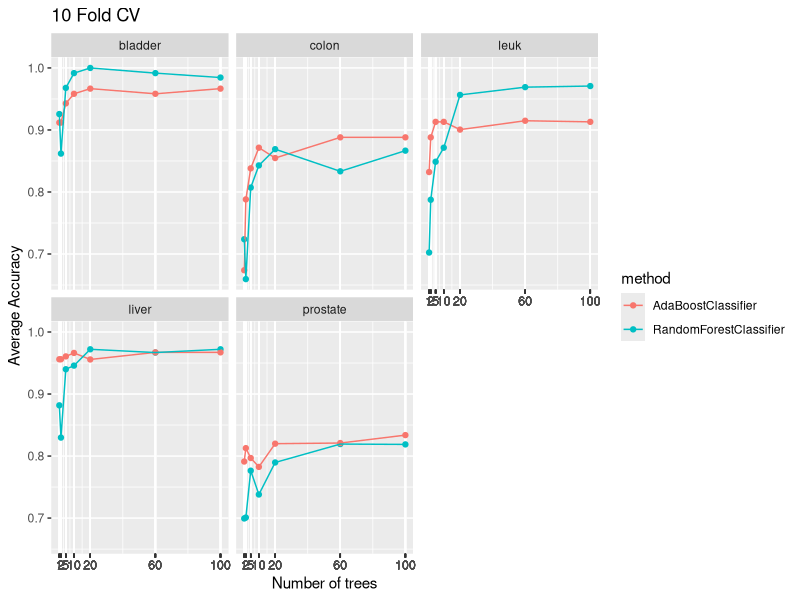
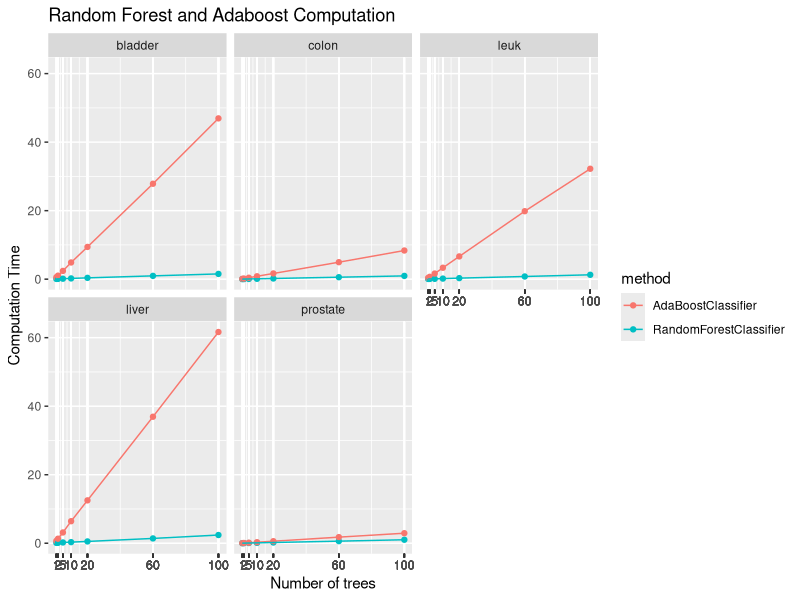
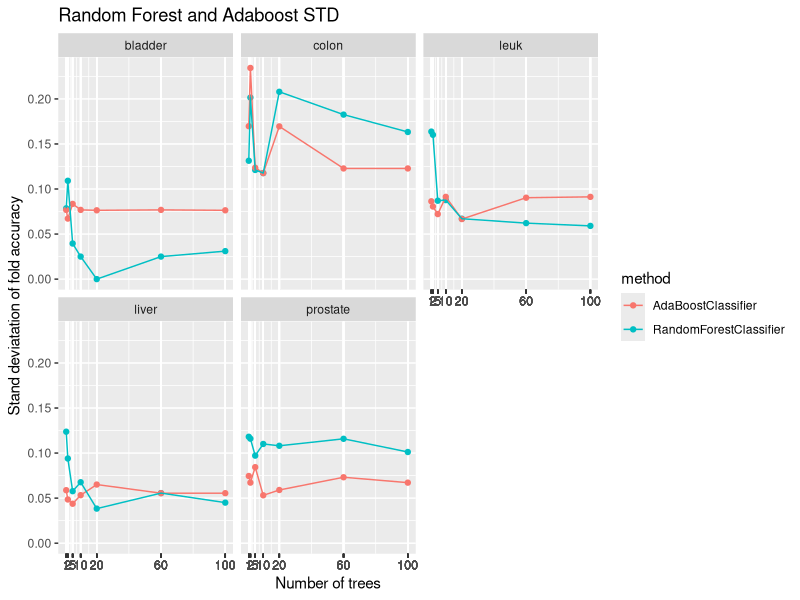
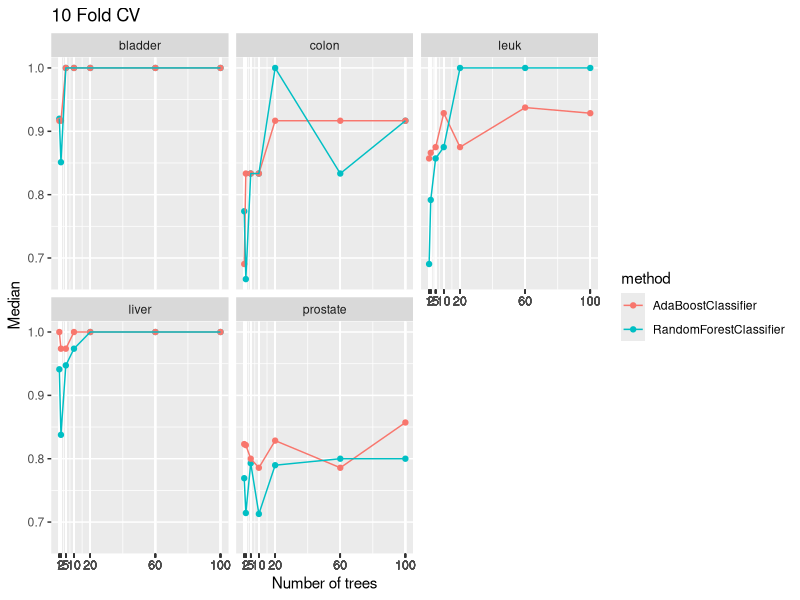
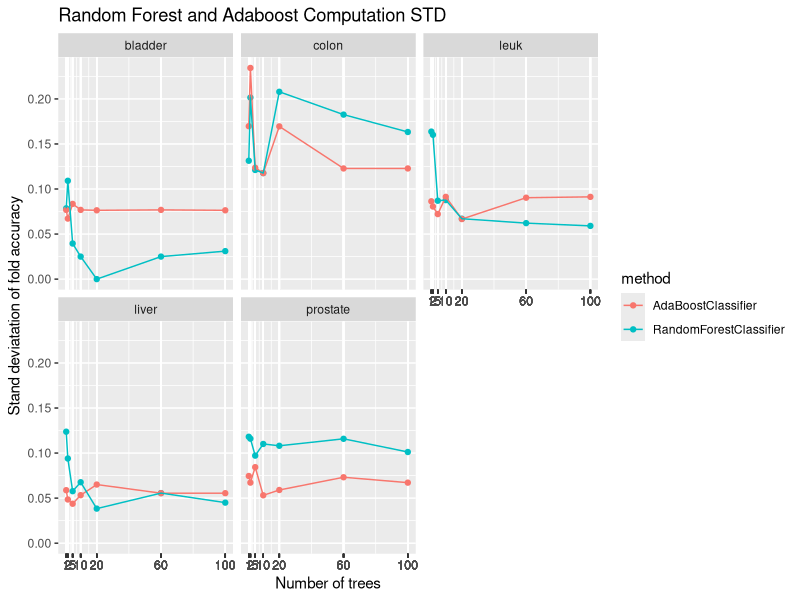
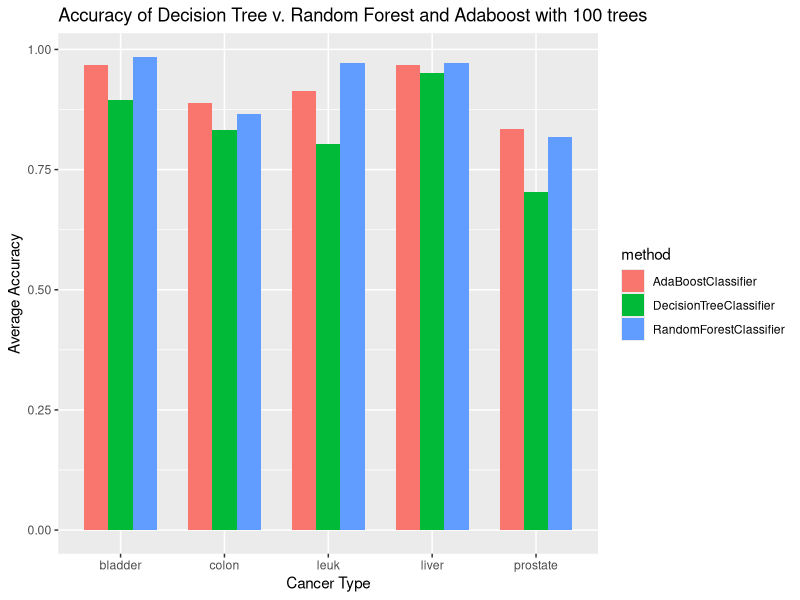
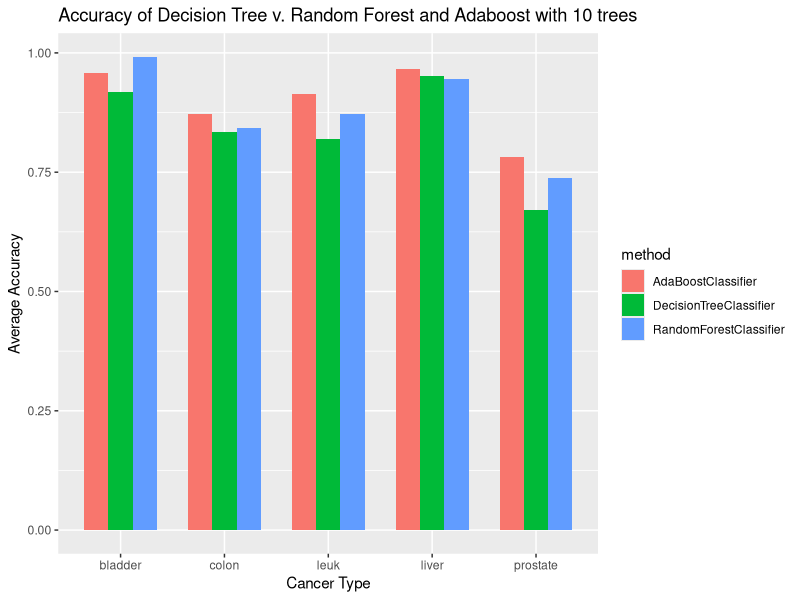
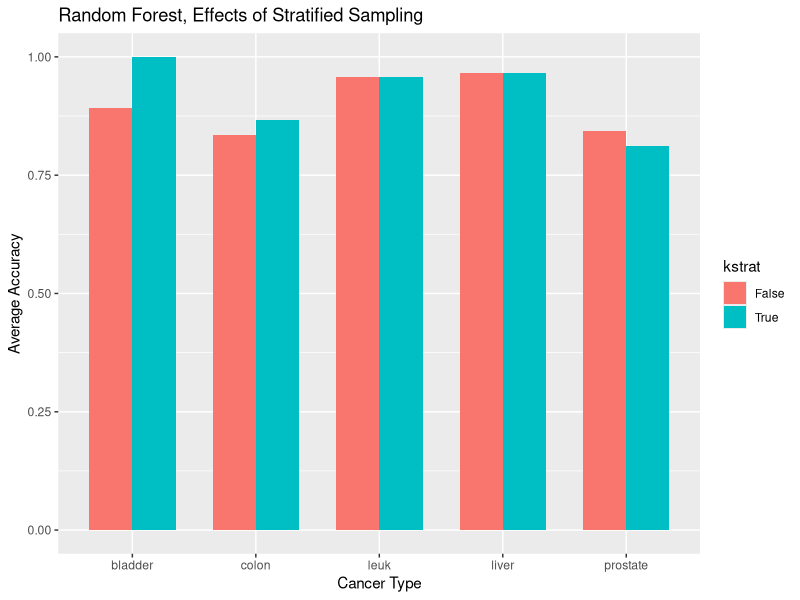

Write the R code that produced these figures, in order.
# change to your data location
setwd('/Users/nick/Documents/MATLAB/canClassTrees/CancerDetection/data/results')
library(ggplot2)

r1 <- read.csv("casestudy1.csv")
r1NoDtree <- subset(r1, method != "DecisionTreeClassifier")
r2 <- read.csv("casestudy2.csv")
r3 <- read.csv("casestudy3.csv")
r4 <- read.csv("casestudy4.csv")
r5 <- read.csv("casestudy5.csv")
r6 <- read.csv("casestudy6.csv")


# case study 1

ggplot(data = r1NoDtree, aes(x = ntrees, y = aveaccuracy, color = method)) +
  geom_point() +
  geom_line() + 
  scale_x_continuous(breaks = r1NoDtree$ntrees) +
  labs(x = 'Number of trees', y = 'Average Accuracy', title = '10 Fold CV') +
  facet_wrap(~ cancertype)
ggsave("casestudyvis/c1Aveaccuracy.pdf")

ggplot(data = r1NoDtree, aes(x = ntrees, y = computationtime, color = method)) +
  geom_point() +
  geom_line() + 
  scale_x_continuous(breaks = r1NoDtree$ntrees) +
  labs(x = 'Number of trees', y = 'Computation Time', title = 'Random Forest and Adaboost Computation') +
  facet_wrap(~ cancertype)
ggsave("casestudyvis/c1cputime.pdf")


ggplot(data = r1NoDtree, aes(x = ntrees, y = std, color = method)) +
  geom_point() +
  geom_line() + 
  scale_x_continuous(breaks = r1NoDtree$ntrees) +
  labs(x = 'Number of trees', y = 'Stand deviatation of fold accuracy', title = 'Random Forest and Adaboost STD') +
  facet_wrap(~ cancertype)
ggsave("casestudyvis/c1std.pdf")

ggplot(data = r1NoDtree, aes(x = ntrees, y = median, color = method)) +
  geom_point() +
  geom_line() + 
  scale_x_continuous(breaks = r1NoDtree$ntrees) +
  labs(x = 'Number of trees', y = 'Median', title = '10 Fold CV') +
  facet_wrap(~ cancertype)
ggsave("casestudyvis/c1MedAccuracy.pdf")


ggplot(data = r1NoDtree, aes(x = ntrees, y = std, color = method)) +
  geom_point() +
  geom_line() + 
  scale_x_continuous(breaks = r1NoDtree$ntrees) +
  labs(x = 'Number of trees', y = 'Stand deviatation of fold accuracy', title = 'Random Forest and Adaboost Computation STD') +
  facet_wrap(~ cancertype)
ggsave("casestudyvis/c1std.pdf")

r1tree100 <- subset(r1, ntrees == 100)
ggplot(data = r1tree100, aes(x = cancertype, y = aveaccuracy, fill = method)) +
  geom_bar(stat = "identity", width = .7, position = "dodge") +
  labs(x = "Cancer Type", y = "Average Accuracy", title = "Accuracy of Decision Tree v. Random Forest and Adaboost with 100 trees" )
ggsave("casestudyvis/c1aAccBar.pdf")

r1tree10 <- subset(r1, ntrees == 10)
ggplot(data = r1tree10, aes(x = cancertype, y = aveaccuracy, fill = method)) +
  geom_bar(stat = "identity", width = .7, position = "dodge") +
  labs(x = "Cancer Type", y = "Average Accuracy", title = "Accuracy of Decision Tree v. Random Forest and Adaboost with 10 trees" )
ggsave("casestudyvis/c1aAccBar10.pdf")

# case study 2

r2RF <- subset(r2, method == "RandomForestClassifier")
r2Ada <- subset(r2, method == "AdaBoostClassifier")

ggplot(data = r2RF, aes(x = cancertype, y = aveaccuracy, fill=kstrat)) +
  geom_bar(stat = "identity", width=.7, position = "dodge") +
  labs(x = 'Cancer Type', y = 'Average Accuracy', title = 'Random Forest, Effects of Stratified Sampling')
ggsave("casestudyvis/c2rfStrat.pdf")

ggplot(data = r2RF, aes(x = cancertype, y = median, fill=kstrat)) +
  geom_bar(stat = "identity", width=.7, position = "dodge") +
  labs(x = 'Cancer Type', y = 'Median Accuracy', title = 'Random Forest, Effects of Stratified Sampling')
ggsave("casestudyvis/c2MedrfStrat.pdf")

ggplot(data = r2Ada, aes(x = cancertype, y = median, fill=kstrat)) +
  geom_bar(stat = "identity", width=.7, position = "dodge") +
  labs(x = 'Cancer Type', y = 'Median Accuracy', title = 'Adaboost, Effects of Stratified Sampling')
ggsave("casestudyvis/c2MedadaStrat.pdf")

# case study 3

ggplot(data = r3, aes(x = cancertype, y = aveaccuracy, fill = method)) +
  geom_bar(stat = "identity", width = .7, position = "dodge") +
  labs(x = "Cancer Type", y = "Average Accuracy", title = "Size of Random Feature Selection Random Forrest")
ggsave("casestudyvis/c3featuresize.pdf")

ggplot(data = r3, aes(x = cancertype, y = median, fill = method)) +
  geom_bar(stat = "identity", width = .7, position = "dodge") +
  labs(x = "Cancer Type", y = "Median Accuracy", title = "Size of Random Feature Selection Random Forrest")
ggsave("casestudyvis/c3Medfeaturesize.pdf")
# case study 4

ggplot(data = r4, aes(x = cancertype, y = aveaccuracy, fill = method)) +
  geom_bar(stat = "identity", width = .7, position = "dodge") +
  labs(x = "Cancer Type", y = "Average Accuracy", title = "Accuracy between ExtraForest and RandomForest" )
ggsave("casestudyvis/c4accExtraRandom.pdf")

ggplot(data = r4, aes(x = cancertype, y = median, fill = method)) +
  geom_bar(stat = "identity", width = .7, position = "dodge") +
  labs(x = "Cancer Type", y = "Median Accuracy", title = "Accuracy between ExtraForest and RandomForest" )
ggsave("casestudyvis/c4MedaccExtraRandom.pdf")

ggplot(data = r4, aes(x = cancertype, y = computationtime, fill = method)) +
  geom_bar(stat = "identity", width = .7, position = "dodge") +
  labs(x = "Cancer Type", y = "Computation Time", title = "Computation Time between ExtraForest and RandomForest" )
ggsave("casestudyvis/c4cputime.pdf")

# case study 5

ggplot(data = r5, aes(x = cancertype, y = aveaccuracy, fill = method)) +
  geom_bar(stat = "identity", width = .7, position = "dodge") +
  labs(x = "Cancer Type", y = "Average Accuracy", title = "Accuracy with Bootstrapping or Not on Random Forest" )
ggsave("casestudyvis/c5BootAcc.pdf")

ggplot(data = r5, aes(x = cancertype, y = median, fill = method)) +
  geom_bar(stat = "identity", width = .7, position = "dodge") +
  labs(x = "Cancer Type", y = "Median Accuracy", title = "Accuracy with Bootstrapping or Not on Random Forest" )
ggsave("casestudyvis/c5BootAcc.pdf")

ggplot(data = r5, aes(x = cancertype, y = computationtime, fill = method)) +
  geom_bar(stat = "identity", width = .7, position = "dodge") +
  labs(x = "Cancer Type", y = "Computation Time", title = "RandomForest Bootstrapping Computation Time" )
ggsave("casestudyvis/c5BootCPU.pdf")

# case study 6

ggplot(data = r6, aes(x = cancertype, y = aveaccuracy, fill = method)) +
  geom_bar(stat = "identity", width = .7, position = "dodge") +
  labs(x = "Cancer Type", y = "Average Accuracy", title = "Accuracy of 4 Methods" )
ggsave("casestudyvis/c6acc4method.pdf")

ggplot(data = r6, aes(x = cancertype, y = median, fill = method)) +
  geom_bar(stat = "identity", width = .7, position = "dodge") +
  labs(x = "Cancer Type", y = "Median Accuracy", title = "Accuracy of 4 Methods" )
ggsave("casestudyvis/c6Medacc4method.pdf")

ggplot(data = r6, aes(x = cancertype, y = computationtime, fill = method)) +
  geom_bar(stat = "identity", width = .7, position = "dodge") +
  labs(x = "Cancer Type", y = "Computation Time", title = "Computation Time of 4 Methods" )
ggsave("casestudyvis/c6CPU4method.pdf")

